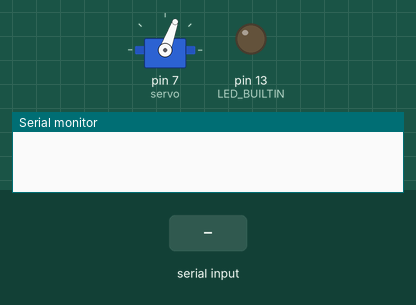
Recording of a sketch running on a simulated Arduino Uno, built with avr-gcc and run on an emulated ATmega328P. Parts: servo, output pins drawn as LEDs (lit = HIGH), the last lines printed to the serial monitor. The inputs (shaded band) are chosen by the test bench. EEPROM starts erased.

Above: at 1.4 s.
1.5 s: "1" received over the second serial link
At 2.48 s:
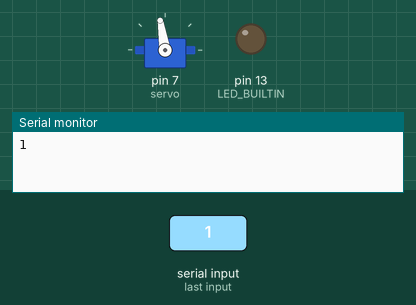
At 3.8 s:
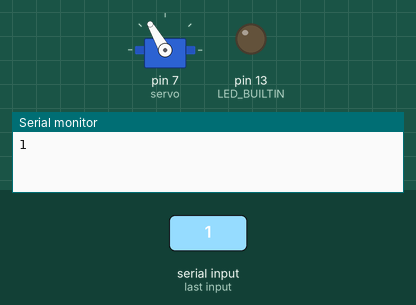
Timing chart, 0 to 5.3 s (numbered marks = the images above; inputs shaded):
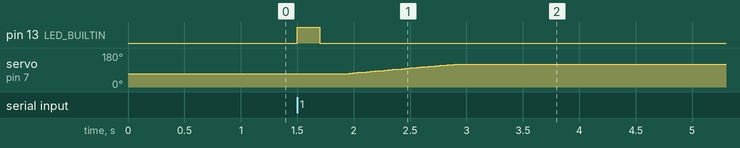

Measured:
- after the input at 1.5 s, pin 13 (LED_BUILTIN): LOW → HIGH at once, → LOW 0.20 s later; servo on pin 7 (servo): moves from 70° to 120° over 0.97 s, starting after 0.42 s

The sketch:

Arduino_Source_Code.ino
```cpp
#include <Servo.h>
#include <EEPROM.h>
#include <SoftwareSerial.h>
#define OUVERT 1
#define FERME 2

SoftwareSerial mySerial(10, 11); // RX, TX

Servo servo;
char state;

void setup() {
  // put your setup code here, to run once:
  servo.attach(7);
  pinMode(LED_BUILTIN, OUTPUT);

  EEPROM.write(0,1);
  Serial.begin(9600);

  while (!Serial) {
    ; // attente de connexion
  }

  if(EEPROM.read(0) == OUVERT) //
  {
    servo.write(70); // tourne le moteur
    delay(200);
  }
  else if(EEPROM.read(0) == FERME)
  {
    servo.write(120); // tourne le moteur
    delay(200);
  }

  mySerial.begin(9600);

}

void loop() {

  if(mySerial.available() > 0)
  {
    char data;
    data = mySerial.read(); //stocage varriable recue par l'application android
    Serial.print(data);
    switch(data)
    {
      case '1':
        if(EEPROM.read(0) == OUVERT) // EEPROM = 1 quand le verrou est ouvert
        {
          EEPROM.write(0, 2); // ecrit 2 pour retourner 0 à EEPROM. cette valeur va etre utilisée par arduino pour se rappeller le dernier etat dans lequel etait le loquet
          mySerial.print("3");
          digitalWrite(LED_BUILTIN, HIGH);
          delay(200);
          digitalWrite(LED_BUILTIN, LOW);
          delay(200);
          for(int a = 70; a <= 120; a++) // ferme le loquet
          {
            servo.write(a);
            delay(15);
            mySerial.println(servo.read());
          }
        }
        else if(EEPROM.read(0) == FERME)
        {
          EEPROM.write(0, 1); // ecrit 1 pour adresser 0 à EEPROM. meme fonction que si-dessus;
          mySerial.print("4"); // envoi le nombre 4 à l'application ce nombre sera utilisé pour mettre à jour la position du loquet
          for(int x = 120; x >= 70; x--) //ouvre le loquet
          {
            servo.write(x);
            delay(15);
          }
        }
        break;
      case '3':
      // l'application demande à arduino de donner l'état actuel du loquet pour pouvoir changer l'icone fermée ou ouvert de l'application .
        if(EEPROM.read(0) == OUVERT)
        {
          mySerial.print("4");
        }
        else if(EEPROM.read(0) == FERME)
        {
          mySerial.print("3");
        }
        break;
    }
  }

}
```
